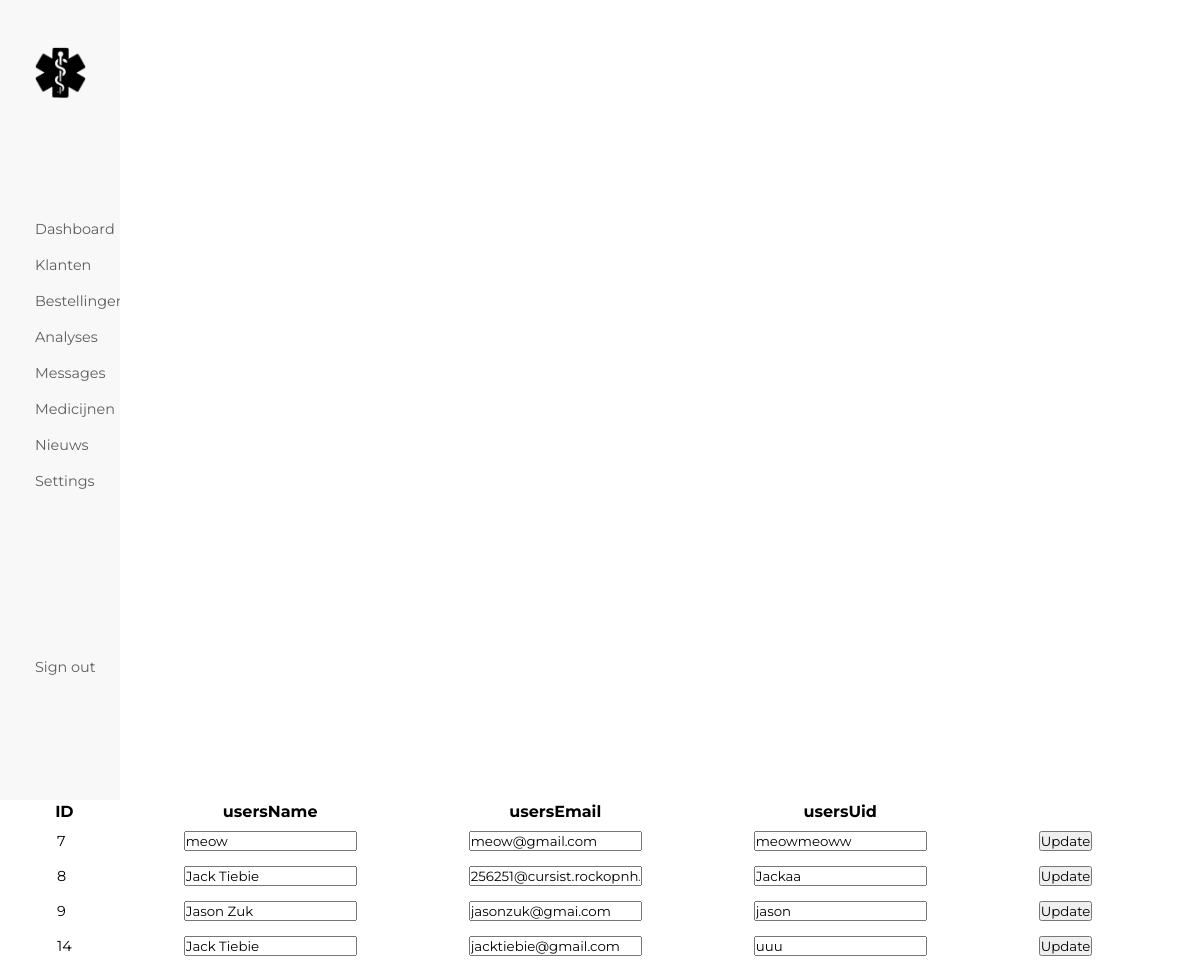
/admin-klanten.php, run on an earlier commit of the app's database.
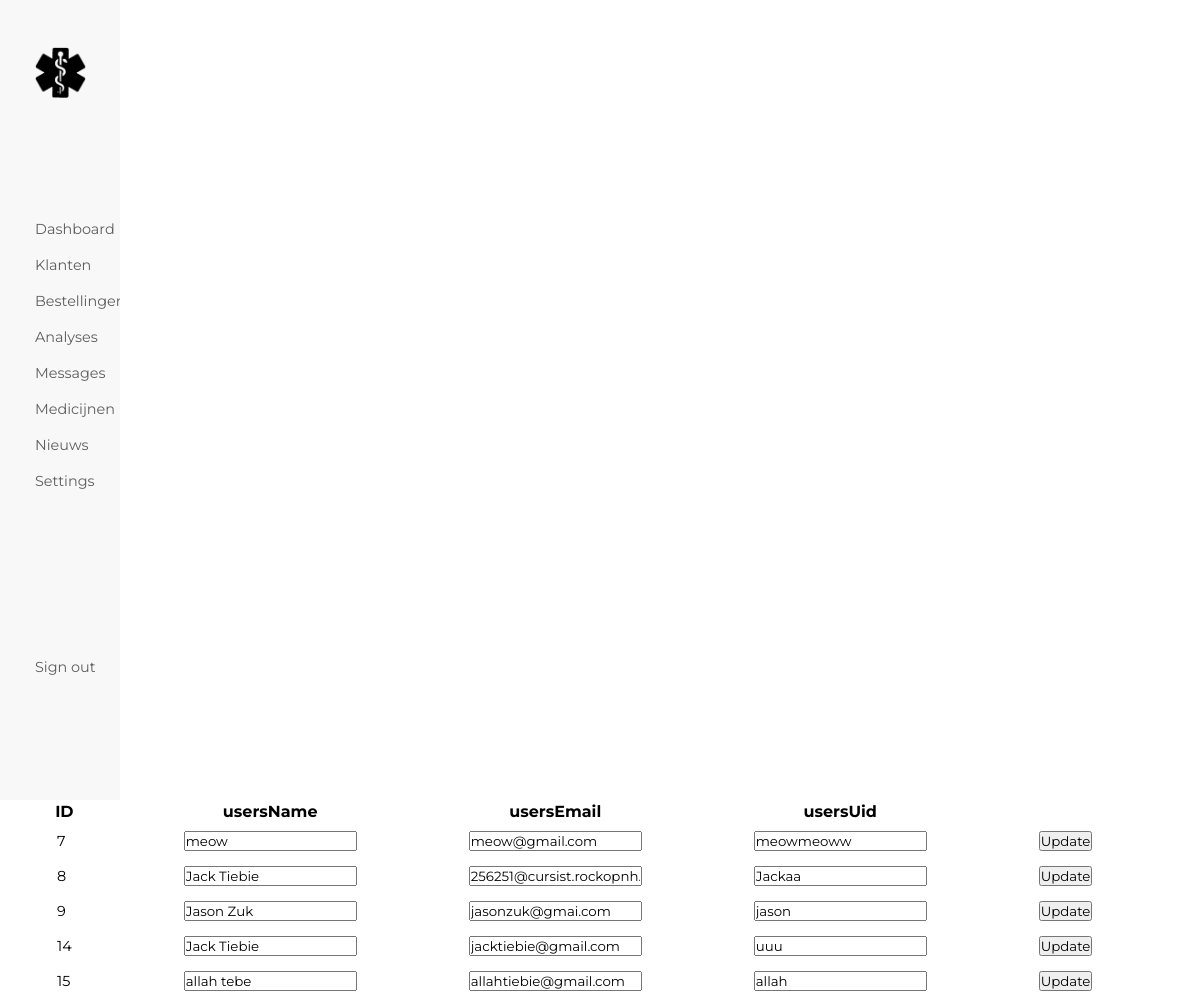
And on a later commit of the database.
### tables this page shows
CREATE TABLE `users` (
  `ID` int(11) NOT NULL,
  `usersName` text NOT NULL,
  `usersEmail` varchar(128) NOT NULL,
  `usersUid` text NOT NULL,
  `usersPwd` varchar(128) NOT NULL
);

### admin-klanten.php (the view, shortened to what this page needs)
<?php
include 'includes/db_connection.php';
?>
<!DOCTYPE html>
<html lang="en">
<head>
        <link rel="stylesheet" href="css/style.css">
</head>
<body>
<aside class="admin__aside">
            <a href="index.php"><img class="admin-logo" src="images/logo/logo_black.png" alt="Profile Picture of current user"></a>
            <ul>
            <a href="admin.php">Dashboard</a>
                <a href="admin.php">Klanten</a>
                <a href="admin.php">Bestellingen</a>
                <a href="admin.php">Analyses</a>
                <a href="admin.php">Messages</a>
                <a href="admin-products.php">Medicijnen</a>
                <a href="admin-news.php">Nieuws</a>
                <a href="admin-settings.php">Settings</a>
            </ul>
            <a class="admin-sign-out" href="includes/logout.inc.php">Sign out</a>
        </aside>
        <table>
        <tr>
            <th>ID</th>
            <th>usersName</th>
            <th>usersEmail</th>
            <th>usersUid</th>
        </tr>
        <?php
        $sql = "SELECT * FROM users;";
        $result = mysqli_query($conn, $sql);
        while ($row = mysqli_fetch_assoc($result)) {
        ?>
        <form action="includes/admin.inc.php" method="GET">
        <tr>
            <td><?php echo $row['ID']?></td>
            <td><input type="text" value="<?php echo $row['usersName']?>" name="userName"></td>
            <td><input type="text" value="<?php echo $row['usersEmail']?>"name="userEmail"></td>
            <td><input type="text" value="<?php echo $row['usersUid']?>" name="userUid"></td>
            <td><input type="submit" name="adminUserUpdate"value="Update"></td>
            <td><button type="submit" name="adminUserDelete">Delete</button></td>
        </tr>
        </form>
        <?php
        }?>
        </table>
</body>
</html>

What changed in the data, as far as the page shows it:
added users: ID "15", userName "allah tebe", userEmail "allahtiebie@gmail.com", userUid "allah"
